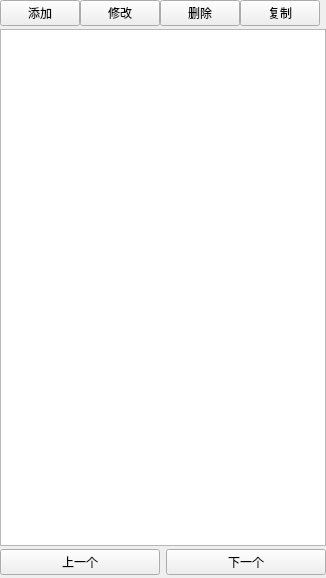
<?xml version="1.0" encoding="UTF-8"?>
<ui version="4.0">
 <class>DockList</class>
 <widget class="QDockWidget" name="DockList">
  <property name="geometry">
   <rect>
    <x>0</x>
    <y>0</y>
    <width>326</width>
    <height>578</height>
   </rect>
  </property>
  <property name="windowTitle">
   <string>DockWidget</string>
  </property>
  <widget class="QWidget" name="dockWidgetContents">
   <layout class="QGridLayout" name="gridLayout">
    <property name="leftMargin">
     <number>0</number>
    </property>
    <property name="topMargin">
     <number>0</number>
    </property>
    <property name="rightMargin">
     <number>0</number>
    </property>
    <property name="bottomMargin">
     <number>3</number>
    </property>
    <property name="horizontalSpacing">
     <number>6</number>
    </property>
    <property name="verticalSpacing">
     <number>3</number>
    </property>
    <item row="1" column="0">
     <widget class="QWidget" name="widget" native="true">
      <property name="minimumSize">
       <size>
        <width>0</width>
        <height>26</height>
       </size>
      </property>
      <layout class="QHBoxLayout" name="horizontalLayout_4">
       <property name="spacing">
        <number>0</number>
       </property>
       <property name="margin">
        <number>0</number>
       </property>
       <item>
        <layout class="QHBoxLayout" name="horizontalLayout">
         <item>
          <widget class="QPushButton" name="pushButton">
           <property name="text">
            <string>添加</string>
           </property>
          </widget>
         </item>
         <item>
          <widget class="QPushButton" name="pushButton_2">
           <property name="text">
            <string>修改</string>
           </property>
          </widget>
         </item>
         <item>
          <widget class="QPushButton" name="pushButton_3">
           <property name="text">
            <string>删除</string>
           </property>
          </widget>
         </item>
         <item>
          <widget class="QPushButton" name="pushButton_6">
           <property name="text">
            <string>复制</string>
           </property>
          </widget>
         </item>
         <item>
          <spacer name="horizontalSpacer">
           <property name="orientation">
            <enum>Qt::Horizontal</enum>
           </property>
           <property name="sizeHint" stdset="0">
            <size>
             <width>40</width>
             <height>20</height>
            </size>
           </property>
          </spacer>
         </item>
        </layout>
       </item>
      </layout>
     </widget>
    </item>
    <item row="5" column="0">
     <widget class="QWidget" name="widget_2" native="true">
      <layout class="QHBoxLayout" name="horizontalLayout_3">
       <property name="margin">
        <number>0</number>
       </property>
       <item>
        <layout class="QHBoxLayout" name="horizontalLayout_2">
         <property name="spacing">
          <number>6</number>
         </property>
         <item>
          <widget class="QPushButton" name="pushButton_4">
           <property name="text">
            <string>上一个</string>
           </property>
          </widget>
         </item>
         <item>
          <widget class="QPushButton" name="pushButton_5">
           <property name="text">
            <string>下一个</string>
           </property>
          </widget>
         </item>
        </layout>
       </item>
      </layout>
     </widget>
    </item>
    <item row="4" column="0">
     <widget class="QListView" name="listView"/>
    </item>
   </layout>
  </widget>
 </widget>
 <resources/>
 <connections/>
</ui>
